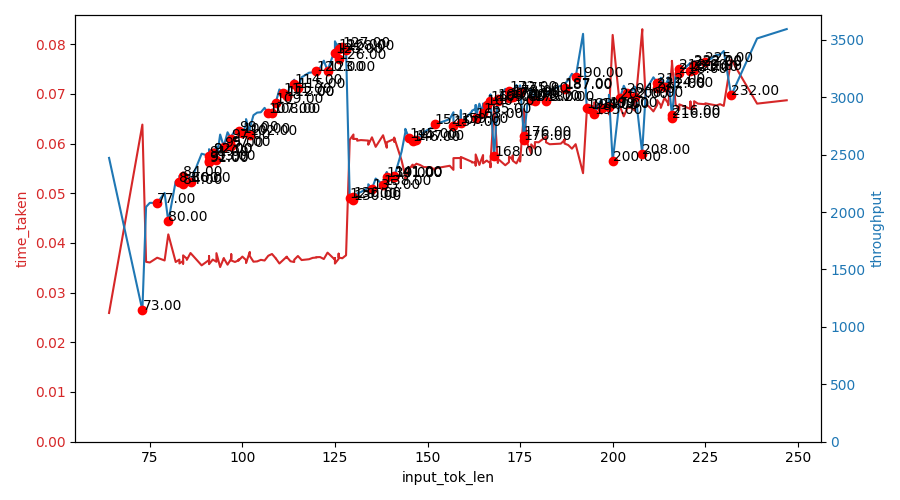

This chart was generated by the following Python code:


if __name__ == "__main__":
    
    # Load layer_tiling_results.json
    import json
    with open("layer_tiling_results_decoderlayer_0.json", "r") as f:
        time_results = json.load(f)
        
    
    # time_results is list of {input_tok_len, time_taken, max_query_len, throughput}
    
    # x axis : input_tok_len
    # y axis 1 : time_taken
    # y axis 2 : throughput
    
    import matplotlib.pyplot as plt
    import numpy as np
    
    # sort results by input_tok_len
    time_results = sorted(time_results, key=lambda x: x["input_tok_len"])
    
    input_tok_len = [result["input_tok_len"] for result in time_results]
    time_taken = [result["time_taken"] for result in time_results]
    throughput = [result["throughput"] for result in time_results]
    

    
    fig, ax1 = plt.subplots()
    
    # set size 
    fig.set_size_inches(20,15)
    
    color = 'tab:red'
    ax1.set_xlabel('input_tok_len')
    ax1.set_ylabel('time_taken', color=color)
    ax1.plot(input_tok_len, time_taken, color=color)
    ax1.tick_params(axis='y', labelcolor=color)
    
    ax2 = ax1.twinx()  # instantiate a second axes that shares the same x-axis
    ax2.set_ylabel('throughput', color='tab:blue')  # we already handled the x-label with ax1
    ax2.plot(input_tok_len, throughput, color='tab:blue')
    ax2.tick_params(axis='y', labelcolor='tab:blue')
    
    # If throughput values are smaller than previous value, than plot it as red dot with value
    for i in range(1, len(throughput)):
        if throughput[i] < throughput[i-1]:
            ax2.plot(input_tok_len[i], throughput[i], 'ro')
            ax2.text(input_tok_len[i], throughput[i], f"{input_tok_len[i]:.2f}")
            
            
    # Force 0 to be in y axis
    ax1.set_ylim(bottom=0)
    ax2.set_ylim(bottom=0)
    
    fig.tight_layout()  # otherwise the right y-label is slightly clipped
    # save
    plt.savefig("layer_tiling_visualize.png")